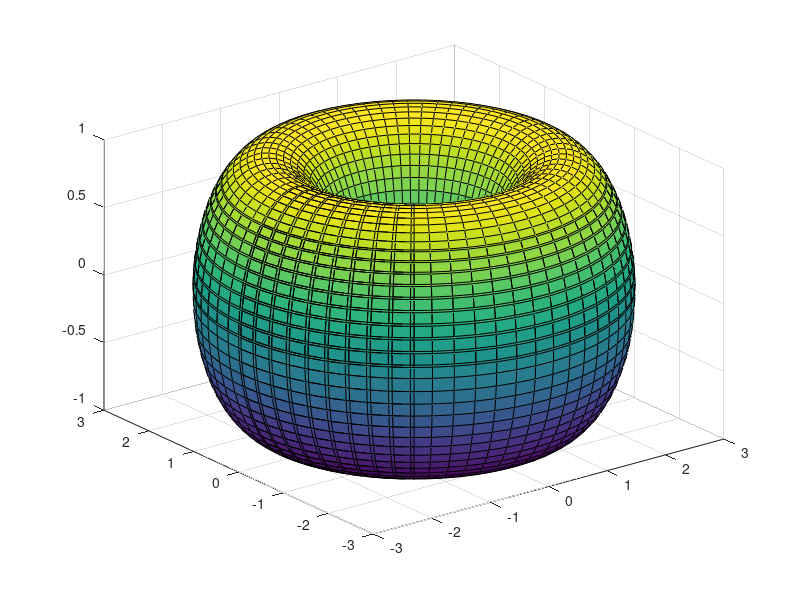

Recreate this plot in MATLAB.
#Тор
t = 0:0.1:(2*pi + 1);
s = -pi:0.1:(pi + 1);
[T,S] = meshgrid(t,s);
R = 2;
r = 1;
X = (R + r*cos(T)).*cos(S);
Y = (R + r*cos(T)).*sin(S);
Z = r*sin(T);
surf(X,Y,Z);

